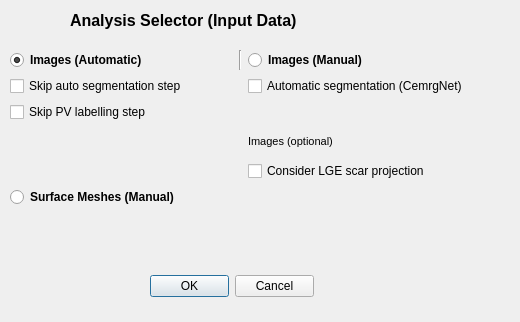
<?xml version="1.0" encoding="UTF-8"?>
<ui version="4.0">
 <class>AtrialFibresViewUIAnalysisSelector</class>
 <widget class="QWidget" name="AtrialFibresViewUIAnalysisSelector">
  <property name="geometry">
   <rect>
    <x>0</x>
    <y>0</y>
    <width>520</width>
    <height>322</height>
   </rect>
  </property>
  <property name="minimumSize">
   <size>
    <width>280</width>
    <height>280</height>
   </size>
  </property>
  <property name="maximumSize">
   <size>
    <width>520</width>
    <height>520</height>
   </size>
  </property>
  <property name="windowTitle">
   <string>Dialog</string>
  </property>
  <widget class="QLabel" name="titleLabel">
   <property name="geometry">
    <rect>
     <x>70</x>
     <y>10</y>
     <width>350</width>
     <height>21</height>
    </rect>
   </property>
   <property name="minimumSize">
    <size>
     <width>350</width>
     <height>0</height>
    </size>
   </property>
   <property name="font">
    <font>
     <pointsize>12</pointsize>
     <weight>75</weight>
     <bold>true</bold>
    </font>
   </property>
   <property name="text">
    <string>Analysis Selector (Input Data)</string>
   </property>
  </widget>
  <widget class="QWidget" name="gridLayoutWidget">
   <property name="geometry">
    <rect>
     <x>10</x>
     <y>50</y>
     <width>461</width>
     <height>157</height>
    </rect>
   </property>
   <layout class="QGridLayout" name="gridLayout">
    <item row="7" column="0">
     <widget class="QRadioButton" name="radioBtn_surf">
      <property name="font">
       <font>
        <weight>75</weight>
        <bold>true</bold>
       </font>
      </property>
      <property name="text">
       <string>Surface Meshes (Manual)</string>
      </property>
     </widget>
    </item>
    <item row="1" column="2">
     <widget class="QCheckBox" name="check_img_man_skipSeg">
      <property name="text">
       <string>Automatic segmentation (CemrgNet)</string>
      </property>
     </widget>
    </item>
    <item row="0" column="0">
     <widget class="QRadioButton" name="radioBtn_img_auto">
      <property name="font">
       <font>
        <weight>75</weight>
        <bold>true</bold>
       </font>
      </property>
      <property name="whatsThis">
       <string extracomment="Choose the value of X in the formula: X*IIR"/>
      </property>
      <property name="text">
       <string>Images (Automatic)</string>
      </property>
      <property name="checked">
       <bool>true</bool>
      </property>
     </widget>
    </item>
    <item row="0" column="1">
     <widget class="Line" name="line">
      <property name="orientation">
       <enum>Qt::Vertical</enum>
      </property>
     </widget>
    </item>
    <item row="0" column="2">
     <widget class="QRadioButton" name="radioBtn_img_man">
      <property name="font">
       <font>
        <weight>75</weight>
        <bold>true</bold>
       </font>
      </property>
      <property name="toolTip">
       <string/>
      </property>
      <property name="whatsThis">
       <string extracomment="Choose the value of X in the formula: MEAN + X*STDEV"/>
      </property>
      <property name="text">
       <string>Images (Manual)</string>
      </property>
      <property name="checked">
       <bool>false</bool>
      </property>
     </widget>
    </item>
    <item row="1" column="0">
     <widget class="QCheckBox" name="check_img_auto_skipSeg">
      <property name="text">
       <string>Skip auto segmentation step</string>
      </property>
     </widget>
    </item>
    <item row="2" column="0">
     <widget class="QCheckBox" name="check_img_auto_skipLabel">
      <property name="text">
       <string>Skip PV labelling step</string>
      </property>
     </widget>
    </item>
    <item row="4" column="2">
     <widget class="QCheckBox" name="check_img_scar">
      <property name="text">
       <string>Consider LGE scar projection</string>
      </property>
      <property name="checked">
       <bool>false</bool>
      </property>
     </widget>
    </item>
    <item row="3" column="2">
     <widget class="QLabel" name="label">
      <property name="font">
       <font>
        <family>MS Shell Dlg 2</family>
        <pointsize>8</pointsize>
        <weight>9</weight>
        <italic>false</italic>
        <bold>false</bold>
       </font>
      </property>
      <property name="styleSheet">
       <string notr="true">font: 75 8pt &quot;MS Shell Dlg 2&quot;;</string>
      </property>
      <property name="text">
       <string>Images (optional)</string>
      </property>
     </widget>
    </item>
   </layout>
  </widget>
  <widget class="QDialogButtonBox" name="buttonBox">
   <property name="geometry">
    <rect>
     <x>150</x>
     <y>270</y>
     <width>164</width>
     <height>32</height>
    </rect>
   </property>
   <property name="standardButtons">
    <set>QDialogButtonBox::Cancel|QDialogButtonBox::Ok</set>
   </property>
  </widget>
 </widget>
 <resources/>
 <connections/>
</ui>
